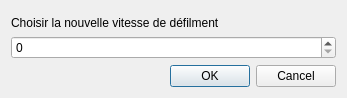
<?xml version="1.0" encoding="UTF-8"?>
<ui version="4.0">
 <class>vit</class>
 <widget class="QDialog" name="vit">
  <property name="geometry">
   <rect>
    <x>0</x>
    <y>0</y>
    <width>347</width>
    <height>98</height>
   </rect>
  </property>
  <property name="maximumSize">
   <size>
    <width>347</width>
    <height>98</height>
   </size>
  </property>
  <property name="windowTitle">
   <string>Dialog</string>
  </property>
  <layout class="QVBoxLayout" name="verticalLayout">
   <item>
    <spacer name="verticalSpacer">
     <property name="orientation">
      <enum>Qt::Vertical</enum>
     </property>
     <property name="sizeHint" stdset="0">
      <size>
       <width>20</width>
       <height>40</height>
      </size>
     </property>
    </spacer>
   </item>
   <item>
    <widget class="QLabel" name="lVit">
     <property name="text">
      <string>Choisir la nouvelle vitesse de défilment</string>
     </property>
    </widget>
   </item>
   <item>
    <widget class="QSpinBox" name="sVit"/>
   </item>
   <item>
    <widget class="QDialogButtonBox" name="buttonBox">
     <property name="orientation">
      <enum>Qt::Horizontal</enum>
     </property>
     <property name="standardButtons">
      <set>QDialogButtonBox::Cancel|QDialogButtonBox::Ok</set>
     </property>
    </widget>
   </item>
  </layout>
 </widget>
 <resources/>
 <connections>
  <connection>
   <sender>buttonBox</sender>
   <signal>accepted()</signal>
   <receiver>vit</receiver>
   <slot>accept()</slot>
   <hints>
    <hint type="sourcelabel">
     <x>248</x>
     <y>254</y>
    </hint>
    <hint type="destinationlabel">
     <x>157</x>
     <y>274</y>
    </hint>
   </hints>
  </connection>
  <connection>
   <sender>buttonBox</sender>
   <signal>rejected()</signal>
   <receiver>vit</receiver>
   <slot>reject()</slot>
   <hints>
    <hint type="sourcelabel">
     <x>316</x>
     <y>260</y>
    </hint>
    <hint type="destinationlabel">
     <x>286</x>
     <y>274</y>
    </hint>
   </hints>
  </connection>
 </connections>
</ui>
